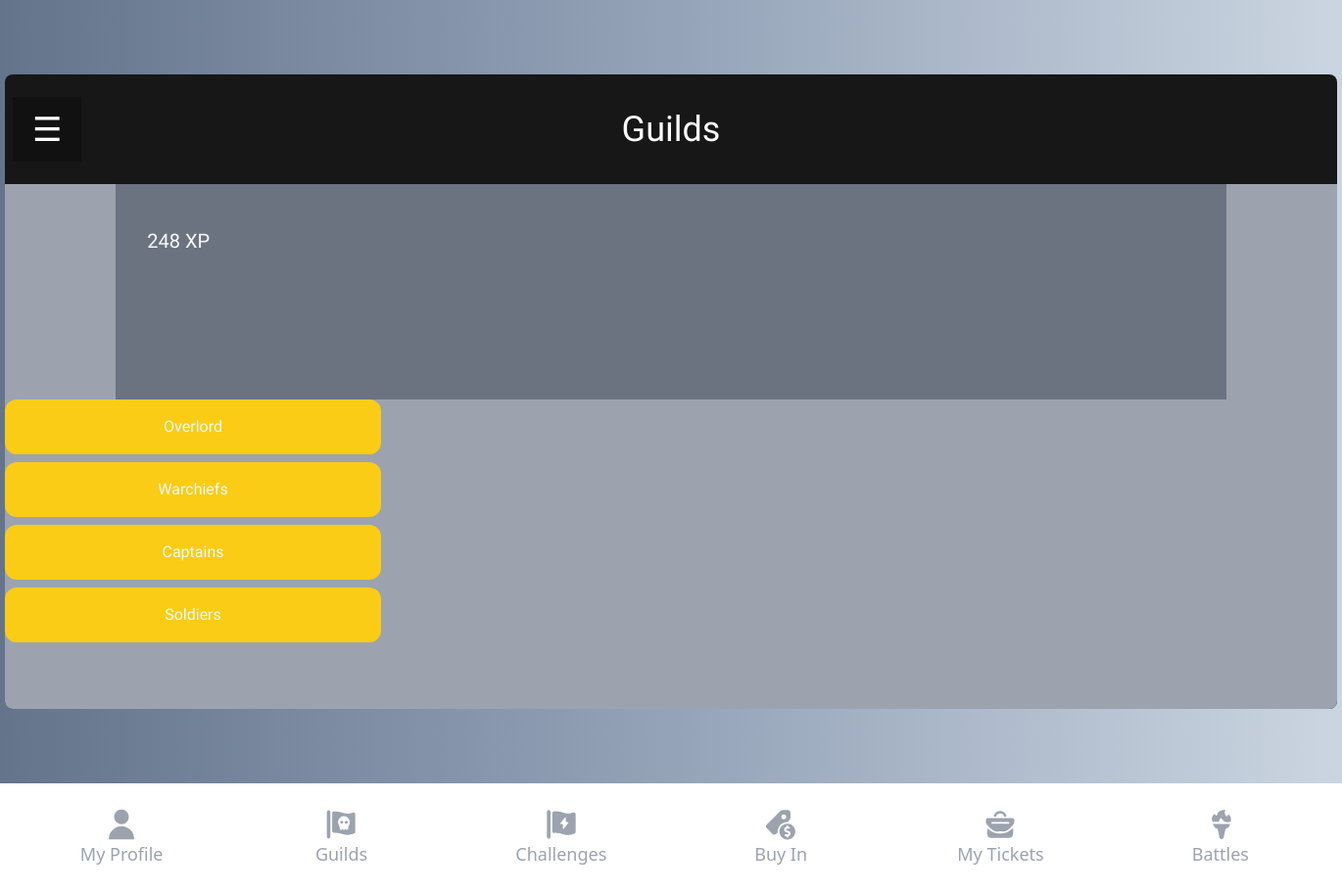
Before: /selected-guild/ (signed in) with the older database file.
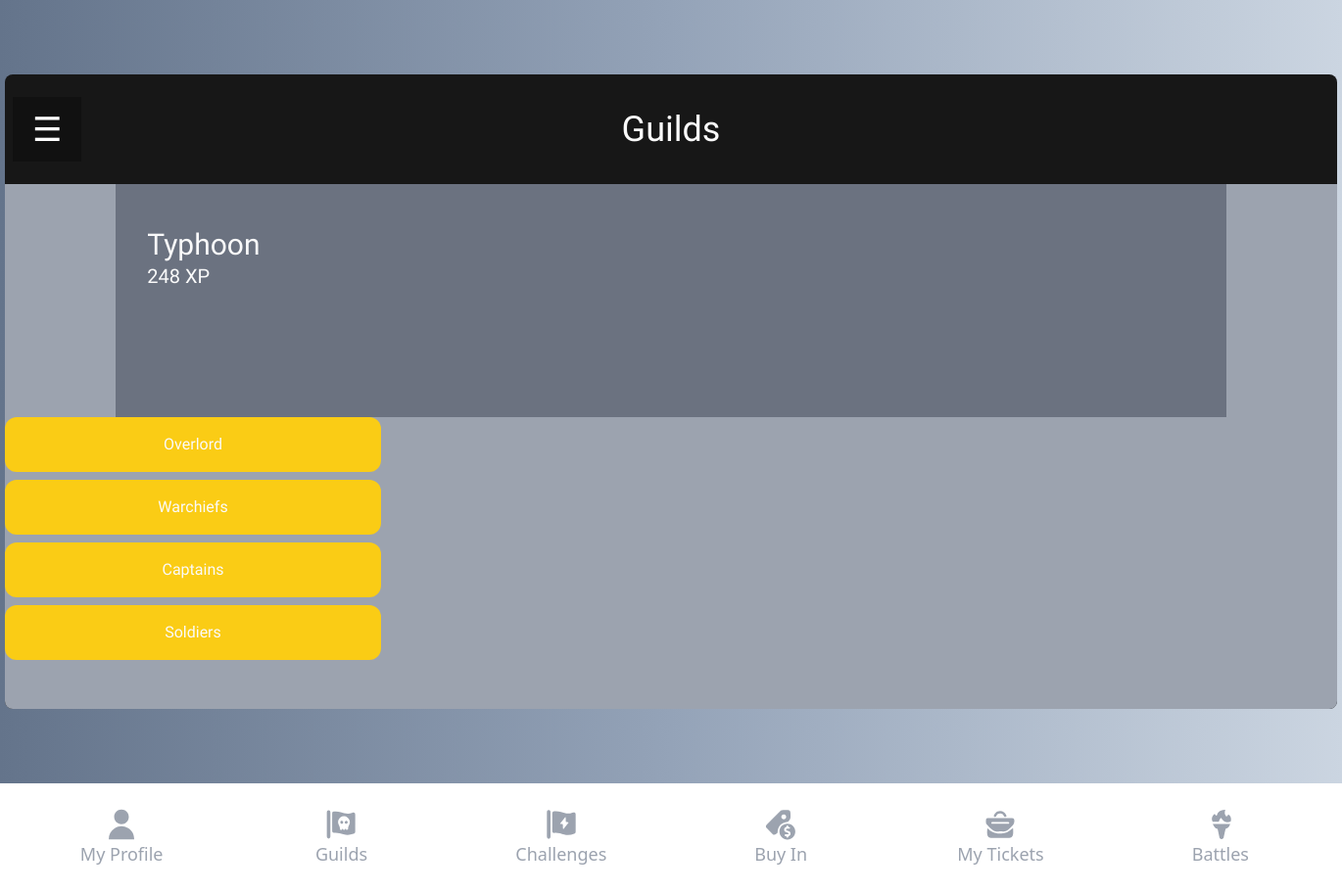
After: the same page with the newer database file.
### baseapp/models.py (models this page shows, shortened)
class User(AbstractUser):
    user_dob = models.DateField(blank=True, null=True)
    user_image = models.ImageField(upload_to="user-image", null=True)
    user_gold = models.IntegerField(blank=True, null=True)
    user_tickets = models.CharField(max_length=50, blank=True, null=True)
    user_music = models.CharField(max_length=50, blank=True, null=True)
    user_rank = models.ForeignKey(Rank, on_delete=models.CASCADE, blank=True, null=True)
    user_genre = models.CharField(max_length=50, blank=True, null=True)
    user_guild = models.ForeignKey(Guild, on_delete=models.CASCADE, blank=True, null=True)
    user_guild_rank = models.ForeignKey(GuildRank, on_delete=models.CASCADE, blank=True, null=True)
    user_xp = models.IntegerField(blank=True, null=True)
    user_hp = models.IntegerField(default=100, null=True)

class Guild(models.Model):
    guild_name = models.CharField(max_length=50)
    guild_image = models.FileField(upload_to="guild-image")

### baseapp/views.py (the view)
# urls.py: path('selected-guild/', views.selectedGuild, name='selected-guild'),
def selectedGuild(request):
    if request.user.is_authenticated:
        return render(request, 'baseapp/guilds-components/selected-guild.html')
    else:
        return redirect('/')

### baseapp/templates/baseapp/guilds-components/selected-guild.html
{% extends 'baseapp/guilds-tab.html' %}
{% load static %}
{% block guilds_content %}
<ul class="selected-guild-ranks">
  <li class="selected-guild-ranks-item">Overlord</li>
  <li class="selected-guild-ranks-item">Warchiefs</li>
  <li class="selected-guild-ranks-item">Captains</li>
  <li class="selected-guild-ranks-item">Soldiers</li>
</ul>
{% endblock %}

### baseapp/templates/baseapp/guilds-tab.html (shortened to what this page needs)
{% extends 'baseapp/dashboard.html' %}
{% load static %}
{% block tab_title %} Guilds {% endblock %}
{% block tab_content %}
<div class="user-selected-guild-details">
  <h2 class="user-selected-guild-title">{{ user.user_guild.guild_name }}</h2>
  <p class="user-selected-guild-xp">248 XP</p>
</div>
</div class="guilds-content">
  {% block guilds_content %} {% endblock %}
</div>
</div>
{% endblock %}

Changed rows visible on the page:
now on this page (row edited): User: user_guild.guild_name "Typhoon"
